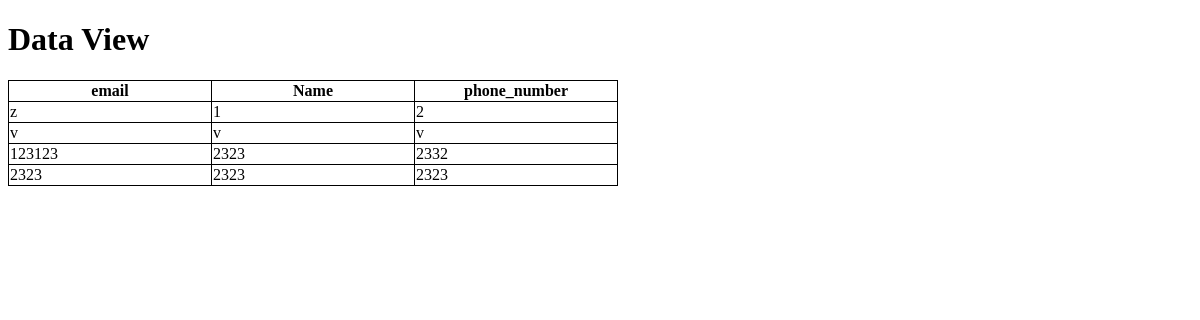
/dataview/, run on an earlier commit of the app's database.
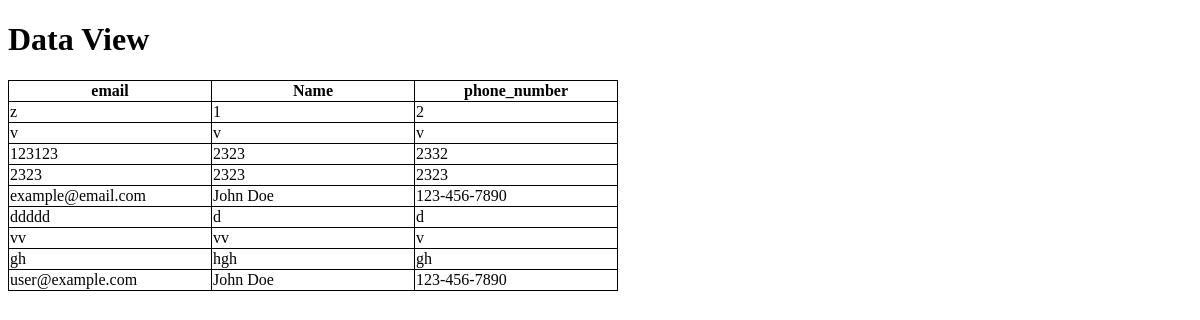
And on a later commit of the database.
### kickboard/models.py (models this page shows)
class information(db.Model):
    email = db.Column(db.Text, primary_key=True)
    password = db.Column(db.Text)
    name = db.Column(db.Text)
    phone_number = db.Column(db.Text)

### kickboard/views/html_views.py (the view)
@bp.route('/dataview/')
def dataview():
    data = information.query.all()
    return render_template('dataview.html', data=data)

### kickboard/templates/dataview.html (shortened to what this page needs)
<!DOCTYPE html>
<html>
<head>
</head>
<body>
    <h1>Data View</h1>
    <table>
        <thead>
            <tr>
                <th>email</th>
                <th>Name</th>
                <th>phone_number</th>
            </tr>
        </thead>
        <tbody>
            {% for item in data %}
                <tr>
                    <td>{{ item.email }}</td>
                    <td>{{ item.name }}</td>
                    <td>{{ item.phone_number }}</td>
                </tr>
            {% endfor %}
        </tbody>
    </table>
</body>
</html>

### kickboard/templates/dataview.html (style rules this page uses)
table { border-collapse: collapse; }
table, th, td { border: 1px solid #000; }
th, td { width : 200px }

What changed in the data, as far as the page shows it:
added information: email "example@email.com", name "John Doe", phone_number "123-456-7890"
added information: email "ddddd", name "d", phone_number "d"
added information: email "vv", name "vv", phone_number "v"
added information: email "gh", name "hgh", phone_number "gh"
added information: email "user@example.com", name "John Doe", phone_number "123-456-7890"
